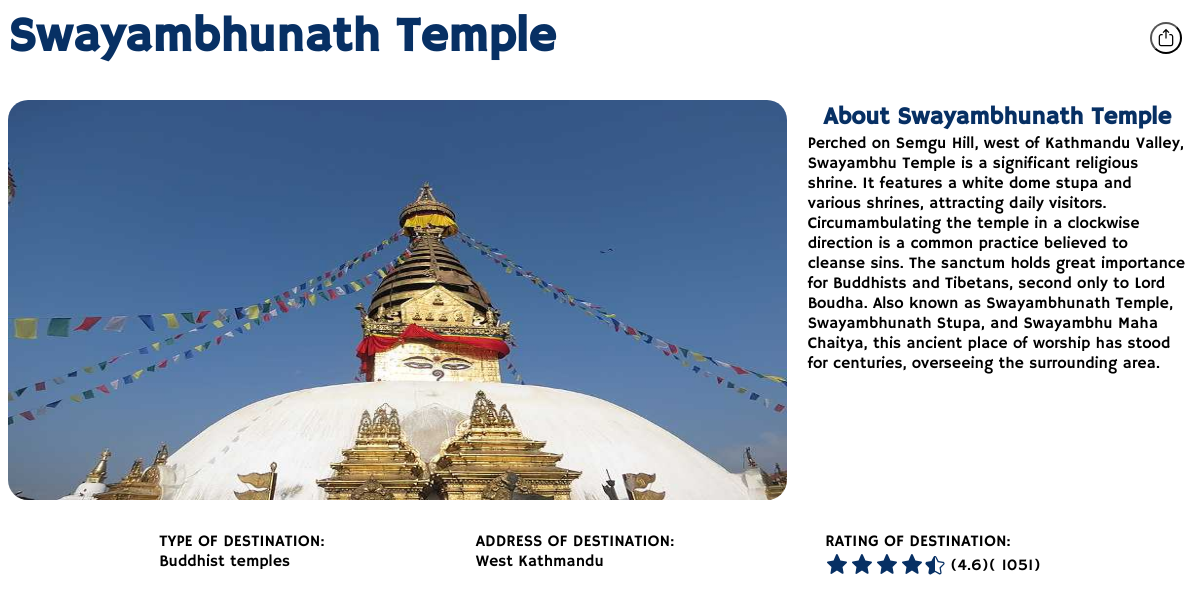
The page /admin/view_destination.php?district=Kathmandu&destination=place&dest_id=1 (signed in) on the database its author committed.
### tables this page shows
CREATE TABLE `tbl_place` (
  `p_id` int(11) NOT NULL,
  `p_name` varchar(255) NOT NULL,
  `p_desc` longtext NOT NULL,
  `p_image` varchar(255) NOT NULL,
  `p_address` varchar(255) NOT NULL,
  `p_district` varchar(255) NOT NULL,
  `p_latitude` varchar(255) NOT NULL,
  `p_longitude` varchar(255) NOT NULL,
  `p_type` varchar(255) NOT NULL,
  `p_rating` float NOT NULL,
  `p_num_reviews` int(11) NOT NULL
);

### admin/view_destination.php (the view, shortened to what this page needs)
<?php
require "config/dbconn.inc.php";
if (isset($_GET['district']) && isset($_GET['destination']) && isset($_GET['dest_id'])) {
    $district = $_GET['district'];
    $destination = $_GET['destination'];
    $destination_id = $_GET['dest_id'];
    $first_char = substr($destination, 0, 1);
    $destination_record_exec = $con->query("SELECT * FROM tbl_" . $destination . " WHERE " . $first_char . "_id = '" . $destination_id . "' AND " . $first_char . "_district = '" . $district . "'");
    $destination_record = $destination_record_exec->fetch_assoc();
    $destination_name = $destination_record[$first_char . '_name'];
    if ($destination == "place") {
        $destination_desc = $destination_record[$first_char . '_desc'];
    }
    $destination_image = $destination_record[$first_char . '_image'];
    $destination_address = $destination_record[$first_char . '_address'];
    $destination_type = $destination_record[$first_char . '_type'];
    $destination_rating = $destination_record[$first_char . '_rating'];
    $destination_num_reviews = $destination_record[$first_char . '_num_reviews'];
}
include "config/star_rating.inc.php";
?>
<!DOCTYPE html>
<html lang="en">
<head>
    <link rel="stylesheet" href="user/style/reload_animation_style.css">
    <link rel="stylesheet" href="assets/style/view_destination_style.css">
</head>
<body class="destination-page">
    <main>
        <div class="destination-container">
            <section class="destination-title-container">
                <div class="destination-title">
                    <?php echo $destination_name; ?>
                </div>
                <div class="destination-share-like-container">
                    <div class="share-btn-container" id="share-dest">
                        <button>
                        </button>
                    </div>
                </div>
            </section>
            <section class="destination-desc-image-container">
                <div class="destination-desc-image">
                    <div class="destination-image-container">
                        <img src=".<?php echo $destination_image ?>"
                            alt="This is <?php echo $destination_name ?>'s picture.">
                    </div>
                    <div class="destination-desc-container">
                        <div class="desc-title">
                            About
                            <?php echo $destination_name; ?>
                        </div>
                        <?php if ($destination == "place") {
                            echo ('<div class="desc-text-place">' . $destination_desc . '</div>');
                        }
                        ?>
                    </div>
                </div>
            </section>
            <section class="destination-information-container">
                <div class="dest-type-container">
                    <div class="dest-info-title">TYPE OF DESTINATION:</div>
                    <div class="dest-type">
                        <?php echo $destination_type; ?>
                    </div>
                </div>
                <div class="dest-address-container">
                    <div class="dest-info-title">ADDRESS OF DESTINATION:</div>
                    <div class="dest-type">
                        <?php echo $destination_address; ?>
                    </div>
                </div>
                <div class="dest-rating-container">
                    <div class="dest-info-title">RATING OF DESTINATION:</div>
                    <div class="dest-type">
                        <?php star_ratings($destination_rating);
                                echo "(".$destination_rating.")"; ?>
                        <div class="dest-num-reviews">(
                            <?php echo $destination_num_reviews; ?>)
                        </div>
                    </div>
                </div>
            </section>
        </div>
</body>
</html>

### admin/config/star_rating.inc.php (shortened to what this page needs)
<?php
function star_ratings($rating){
    echo '<div class="rating">';
    for ($i = 0; $i <= 4; $i++) {
    if ($rating - $i < 0 || $rating - $i == 0) {
        echo '<span class="bubble empty"><svg xmlns="http://www.w3.org/2000/svg" width="24" height="24" viewBox="0 0 24 24">
        <path d="M11.0896809,2.55798836 C11.3980243,1.82137769 12.4382531,1.81184027 12.7600509,2.54267343 L15.4321068,8.61116451 L21.220796,9.45709774 C21.9651515,9.56587454 22.262748,10.4801378 21.725045,11.00623 L17.5255222,15.1150705 L18.5633698,20.7941927 C18.704715,21.5676365 17.8639028,22.1435643 17.1937757,21.7323182 L11.945481,18.5115257 L6.88233046,21.847518 C6.21840531,22.2849628 5.35246098,21.7193369 5.48620863,20.9355855 L6.47866962,15.1198375 L2.27427454,11.00623 C1.73657978,10.4801459 2.03415762,9.56589703 2.77849868,9.45710137 L8.5551675,8.61276196 L11.0896809,2.55798836 Z"/>
    </svg></span>';
    } elseif ($rating - $i > 0.25 && $rating - $i < 0.75) {
        echo '<span class="bubble half">
        <svg xmlns="http://www.w3.org/2000/svg" viewBox="0 0 1024 1024" role="img"><path d="M998.94 353.78c-6.12-18.85-18.59-34.74-36.05-45.96-12.88-8.27-28.12-13.73-45.31-16.23l-222-32.26-99.29-201.17c-7.68-15.58-17.59-28.39-29.44-38.08C550.79 6.94 531.82 0 512 0s-38.79 6.94-54.85 20.08c-11.85 9.69-21.76 22.5-29.44 38.08l-99.29 201.17-222 32.26c-17.19 2.5-32.43 7.96-45.31 16.23-17.46 11.22-29.93 27.11-36.05 45.96-6.13 18.86-5.38 39.04 2.15 58.38 5.55 14.26 14.68 27.64 27.12 39.77l160.64 156.58-37.92 221.11c-5.52 32.16 1.32 61.59 19.26 82.87a82.644 82.644 0 0030.68 22.81 87.258 87.258 0 0034.82 7.07c17.02 0 34.39-4.6 51.63-13.66L512 824.32l198.56 104.39c17.24 9.06 34.61 13.66 51.63 13.66a87.258 87.258 0 0034.82-7.07 82.644 82.644 0 0030.68-22.81c17.94-21.28 24.78-50.71 19.26-82.87l-37.92-221.11 160.64-156.58c12.44-12.13 21.57-25.51 27.12-39.77 7.53-19.34 8.28-39.52 2.15-58.38zM925 406.1L751.56 575.16a29.992 29.992 0 00-8.63 26.55l40.95 238.72c4.09 23.89-5.07 37.94-21.69 37.94-6.31 0-13.7-2.03-21.84-6.31L525.96 759.35a30.053 30.053 0 00-13.96-3.44V64c9.75 0 19.51 7.5 26.9 22.49l107.2 217.19a29.974 29.974 0 0022.59 16.41l239.68 34.83c33.09 4.81 40.57 27.84 16.63 51.18z"/></svg></span>';
    } elseif ($rating - $i > 0) {
        echo '<span class="bubble full"><svg xmlns="http://www.w3.org/2000/svg" width="24" height="24" viewBox="0 0 24 24">
        <path d="M11.0896809,2.55798836 C11.3980243,1.82137769 12.4382531,1.81184027 12.7600509,2.54267343 L15.4321068,8.61116451 L21.220796,9.45709774 C21.9651515,9.56587454 22.262748,10.4801378 21.725045,11.00623 L17.5255222,15.1150705 L18.5633698,20.7941927 C18.704715,21.5676365 17.8639028,22.1435643 17.1937757,21.7323182 L11.945481,18.5115257 L6.88233046,21.847518 C6.21840531,22.2849628 5.35246098,21.7193369 5.48620863,20.9355855 L6.47866962,15.1198375 L2.27427454,11.00623 C1.73657978,10.4801459 2.03415762,9.56589703 2.77849868,9.45710137 L8.5551675,8.61276196 L11.0896809,2.55798836 Z"/>
    </svg></span>';
    } else {
        echo '<span>error</span>';
    }
}
echo '</div>';
}
?>

### admin/assets/style/view_destination_style.css (style rules this page uses)
body { overflow: hidden; font-family: "traverse-nepal-hammersmith-one-regular"; }
.destination-page { font-family: 'traverse-nepal-hammersmith-one-regular'; }
.destination-container { box-sizing: border-box; margin-left: auto; margin-right: auto; max-width: 100%; width: 1184px; padding-bottom: 20px; }
section.destination-title-container { display: flex; position: relative; align-content: center; flex-wrap: wrap; }
.destination-title { flex: 1; color: rgb(7, 48, 100); font-size: xxx-large; font-weight: bold; font-family: 'traverse-nepal-hammersmith-one-regular'; }
.destination-share-like-container { display: inline-flex; align-content: center; flex-wrap: wrap; justify-content: center; }
.destination-share-like-container div { padding: 0 10px; position: relative; }
.destination-share-like-container div button { border-radius: 16px; height: 32px; min-width: 32px; padding: 4px; background-color: white; cursor: pointer; transition: 0.5s; }
.destination-desc-image-container { padding: 32px 0; }
.destination-desc-image { display: grid; column-gap: 16px; grid-template-columns: 8fr 4fr; }
.destination-image-container img { border-radius: 20px; width: 100%; height: 400px; }
.destination-desc-container { padding: 0px 5px; height: 400px; overflow: auto; overflow-x: hidden; border-radius: 25px; }
.destination-desc-container .desc-title { text-align: center; margin-bottom: 5px; font-family: 'traverse-nepal-hammersmith-one-regular'; font-weight: bold; font-size: x-large; line-height: 1; position: sticky; top: 0; padding-top: 5px; background-color: white; z-index: 1; color: #073064; }
.desc-text-place { font-family: 'traverse-nepal-hammersmith-one-regular'; font-size: medium; }
section.destination-information-container { display: flex; flex-wrap: wrap; justify-content: space-evenly; }
.dest-type { display: flex; align-content: center; align-items: flex-end; }

### admin/config/star_rating.inc.php (style rules this page uses)
.rating { display: inline-block; }
.bubble { display: inline-block; width: 20px; margin-right: 5px; fill: rgb(7, 48, 100); stroke-width: 2px; }

### rows shown on the page
tbl_place: p_name "Swayambhunath Temple", p_name (picture), p_desc "Perched on Semgu Hill, west of Kathmandu Valley, Swayambhu Temple is a significant religious shrine. It features a white dome stupa and various shrines, attracting daily visitors. Circumambulating the temple in a clockwise direction is a common practice believed to cleanse sins. The sanctum holds great importance for Buddhists and Tibetans, second only to Lord Boudha. Also known as Swayambhunath Temple, Swayambhunath Stupa, and Swayambhu Maha Chaitya, this ancient place of worship has stood for centuries, overseeing the surrounding area.", p_type "Buddhist temples", p_address "West Kathmandu", p_rating "4.6", p_num_reviews "1051"
